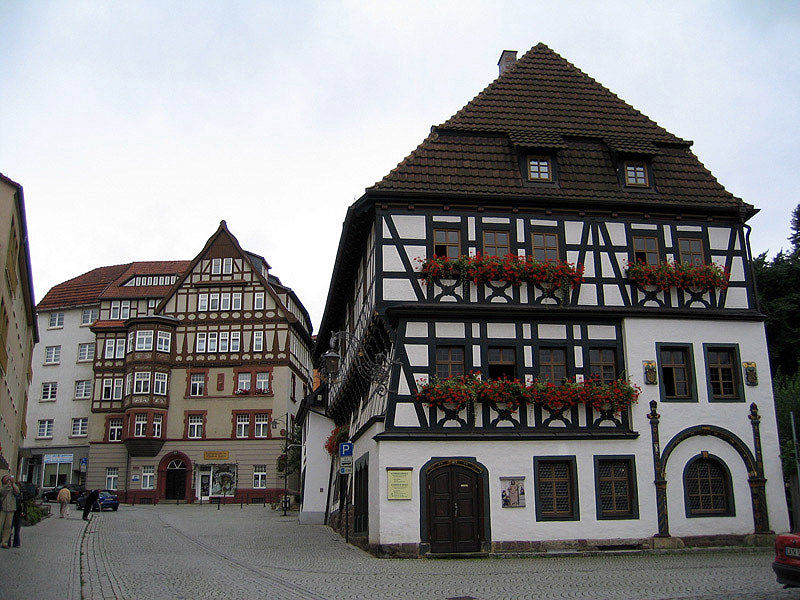
//> input picture rcpt_bounds/img/img.jpg, 800 x 600 px
$ ./rcpt_bounds img/img.jpg   (built with g++ and OpenCV 4)
//> lines starting //> are read from the running program, lines starting //| are printed output that depends on the picture
#include <opencv2/core/core.hpp>
#include <opencv2/imgproc/imgproc.hpp>
#include <opencv2/highgui/highgui.hpp>
#include <iostream>

using namespace cv;
using namespace std;

int main(int argc, char **argv) {
  Mat image, image_grey, output, edges;

  string window_name = "Edge Detection";

  image = imread(argv[1], CV_LOAD_IMAGE_COLOR);
//> image is the input picture: 600 rows x 800 cols, CV_8UC3; mean B, G, R 129.3, 128.5, 129.1

  output.create( image.size(), image.type() );

  cvtColor( image, image_grey, CV_BGR2GRAY );
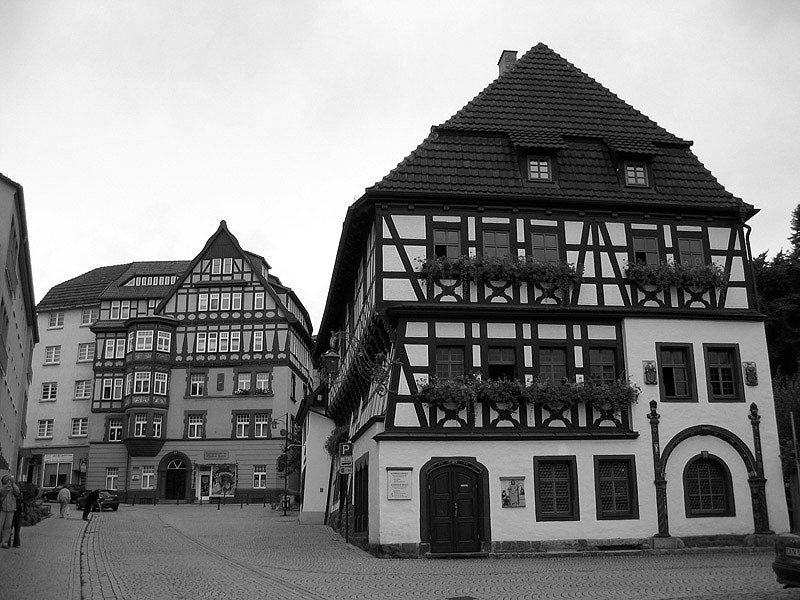
//> image_grey: 600 rows x 800 cols, CV_8UC1; min 0, max 255, mean 128.7

  namedWindow( window_name, CV_WINDOW_AUTOSIZE );

  blur( image_grey, edges, Size(3,3) );

  int threshold = 50;
  int size = 3;
  int ratio = 3;
  Canny( edges, edges, threshold, threshold * ratio, size );
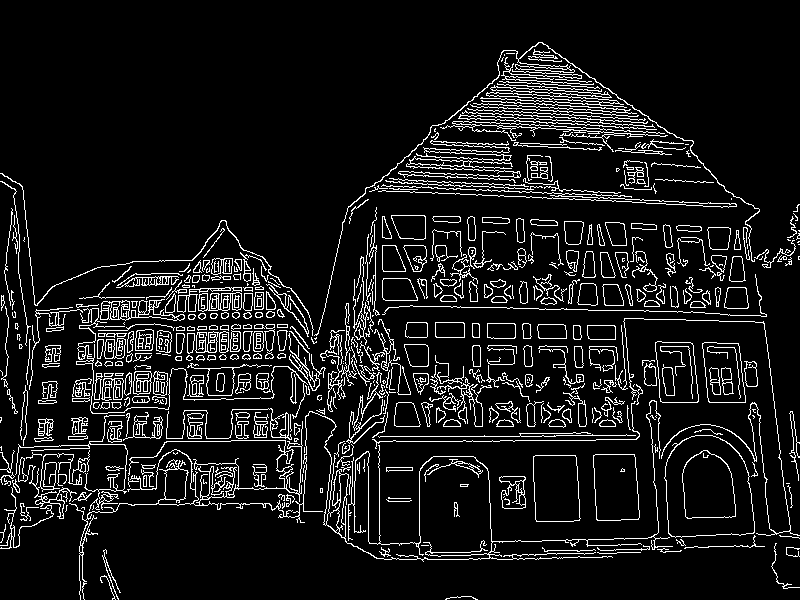
//> edges: 600 rows x 800 cols, CV_8UC1; 9.1% white in thin lines or dots

  output = Scalar::all(0);

  image.copyTo( output, edges );
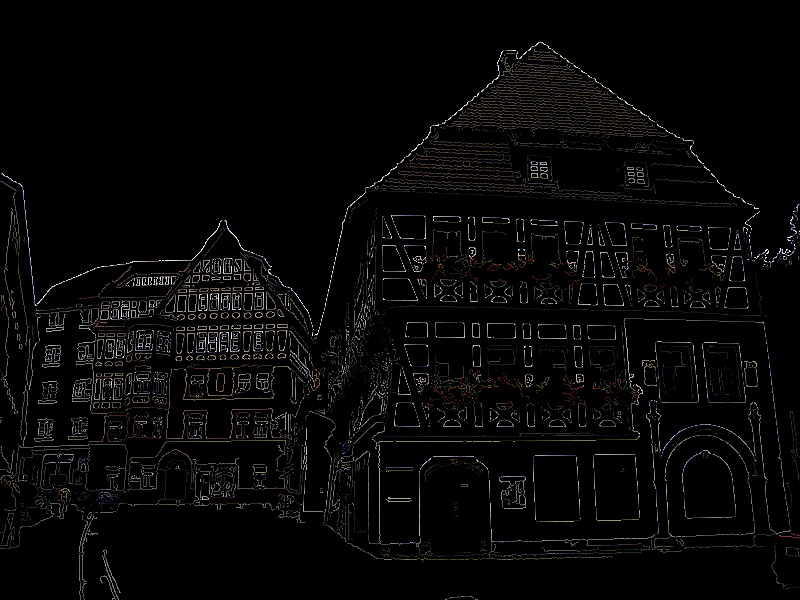
//> output: 600 rows x 800 cols, CV_8UC3; mean B, G, R 6.5, 6.8, 7.2
  imshow( window_name, output );

  waitKey(0);

  return 0;
}
